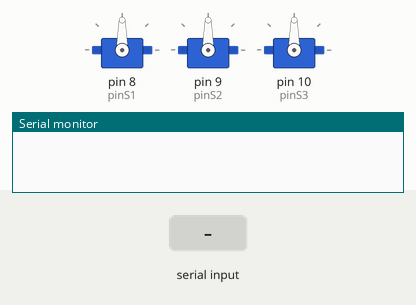
Simulated run of this sketch. Board: Arduino Uno, built with avr-gcc and run on an emulated ATmega328P. Parts: 3 × servo, the last lines printed to the serial monitor. Inputs (shaded band) come from the test bench.

Above: at 1.2 s.
1.3 s: "1,90." received over Serial
At 3.47 s:
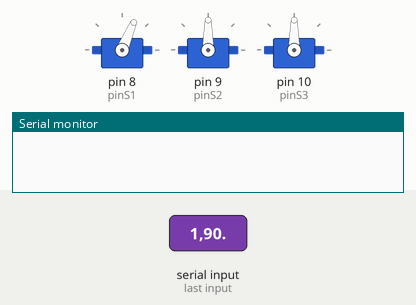
At 5.6 s:
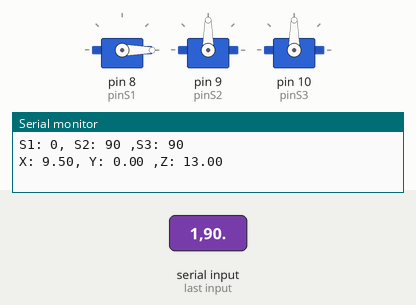
6.3 s: "90,45." received over Serial
Timing chart, 0 to 9.3 s (numbered marks = the images above; inputs shaded):
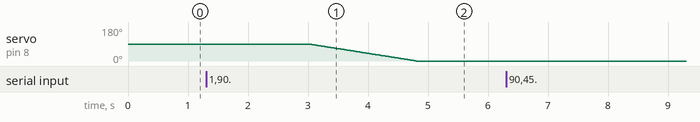

Measured:
- after the input at 1.3 s, servo on pin 8 (pinS1): moves from 90° to 0° over 1.8 s, starting after 1.7 s

The sketch:

sketch_brazo_g3.ino
```cpp
// Codigo del profe
// En el monitor serial escribir
// servo(1,2,3) punto(.) y angulo a rotar (0..180)
#include <Servo.h>
#include <math.h>
// pines de los servos
# define pinS1 8
# define pinS2 9
# define pinS3 10
//parametros
float dp=1.5;
float dz=5;
float dh=0;
float l1=8;
float l2=8;
 // coordenadas
float x;
float y;
float z;
float q1;
float q2;
float q3;
float a;
float p ;

int pos ;
int posIni;
// posiciones de Home Servos OJO.... que sea cercana a la real inicial
// el servo ira bien rapido hasta ahi
int posIni1 = 90;
int posIni2 = 90;
int posIni3 = 90;
int dt = 20; // velocidad giro = grado/dt (milisegundos) OJO que no sea muy rapido

int espera = 2000; // tiempo de espera para el puerto serial
Servo servo_1;
Servo servo_2;
Servo servo_3;

void setup() {
  servo_1.attach(pinS1);
  servo_1.write(posIni1);
  servo_2.attach(pinS2);
  servo_2.write(posIni2);
  servo_3.attach(pinS3);
  servo_3.write(posIni3);
  Serial.begin(9600);
    // mostrarPos();

}


void loop()

{

  if (Serial.available() >=3) {
    int servo = Serial.readStringUntil('.').toInt();
    int posFin = Serial.readStringUntil('\n').toInt();
	//Serial.print("Moviendo Servo ");
    	//Serial.print(servo);
    	//Serial.print(" a Posicion: ");
  		//Serial.println(posFin);

    switch (servo) {
    case 0:
     Serial.println("Puerto disponible");
    break;

    case 1:
    posIni=posIni1;
    MoverServo1(posIni,posFin,dt);
      posIni1=posFin;
      mostrarPos ();
                      break;
    case 2:
      posIni=posIni2;
    MoverServo2(posIni,posFin,dt);
      posIni2=posFin;
      mostrarPos ();
           break;

    case 3:
   posIni=posIni3;
    MoverServo3(posIni,posFin,dt);
      posIni3=posFin;
      mostrarPos ();
           break;
  default:
      Serial.println("Servo no valido (1..3)");

}

  }


  delay(espera);
}
// fin loop
// funciones
 void MoverServo1(int posIni, int posFin,int dt)
 {
 if(posFin>posIni) {
      for (pos = posIni; pos <= posFin; pos++) {
        // tell servo to go to position in variable 'pos'
        servo_1.write(pos);
        // wait 15 ms for servo to reach the position
        delay(dt);  // Wait for dt millisecond(s)
      }
    }
      if(posFin<posIni) {
      for (pos = posIni; pos >= posFin; pos--) {
        // tell servo to go to position in variable 'pos'
        servo_1.write(pos);
        // wait 15 ms for servo to reach the position
        delay(dt);  // Wait for dt millisecond(s)
      }
           }
   }
void MoverServo2(int posIni, int posFin,int dt)
 {
 if(posFin>posIni) {
      for (pos = posIni; pos <= posFin; pos++) {
        // tell servo to go to position in variable 'pos'
        servo_2.write(pos);
        // wait 15 ms for servo to reach the position
        delay(dt);  // Wait for dt millisecond(s)
      }
    }
      if(posFin<posIni) {
      for (pos = posIni; pos >= posFin; pos--) {
        // tell servo to go to position in variable 'pos'
        servo_2.write(pos);
        // wait 15 ms for servo to reach the position
        delay(dt);  // Wait for dt millisecond(s)
      }
           }
   }
void MoverServo3(int posIni, int posFin,int dt)
 {
 if(posFin>posIni) {
      for (pos = posIni; pos <= posFin; pos++) {
        // tell servo to go to position in variable 'pos'
        servo_3.write(pos);
        // wait 15 ms for servo to reach the position
        delay(dt);  // Wait for 15 millisecond(s)
      }
    }
      if(posFin<posIni) {
      for (pos = posIni; pos >= posFin; pos--) {
        // tell servo to go to position in variable 'pos'
        servo_3.write(pos);
        // wait 15 ms for servo to reach the position
        delay(dt);  // Wait for 15 millisecond(s)
      }
           }
   }
void mostrarPos() {
  calc_coord (posIni1, posIni2, posIni3);
    Serial.print("S1: ");
    Serial.print(posIni1);
    Serial.print(", S2: ");
    Serial.print(posIni2);
	Serial.print(" ,S3: ");
    Serial.println(posIni3);
    Serial.print("X: ");
    Serial.print(x);
    Serial.print(", Y: ");
    Serial.print(y);
	Serial.print(" ,Z: ");
    Serial.println(z);

}
void calc_coord ( int posIni1, int posIni2, int posIni3)
{
  q1=posIni1*PI/180;
  q2=posIni2*PI/180;
  q3=posIni3*PI/180;
  a=l1*cos(q2)+l2*cos(PI/2-q3);
  z=dz+l1*sin(q2)+l2*sin(PI/2-q3);
  p=dp+a+dh;
  x=p*cos(q1);
  y=p*sin(q1);
}
```
